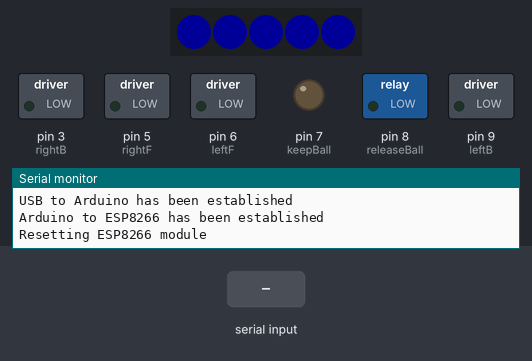
The sketch below on a simulated Arduino Uno, built with avr-gcc and run on an emulated ATmega328P. On the bench: 5 RGB LEDs in strip order, left to right, switched loads named in the sketch (green lamp = pin HIGH), output pins drawn as LEDs (lit = HIGH), the last lines printed to the serial monitor. The test bench sets the inputs (shaded band). Dim RGB values are drawn brighter than linear; the modem accepts every AT command (registered, SIM ready, sends succeed) and sends nothing else.

Above: at 0.1 s.
At 2.2 s:
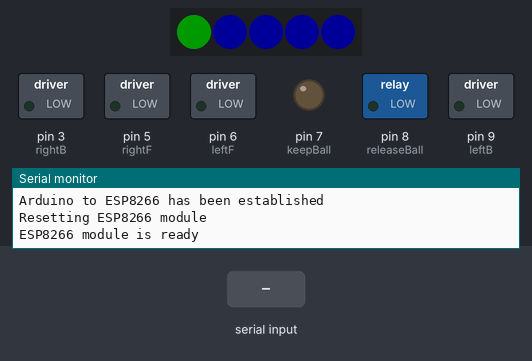
At 5.4 s:
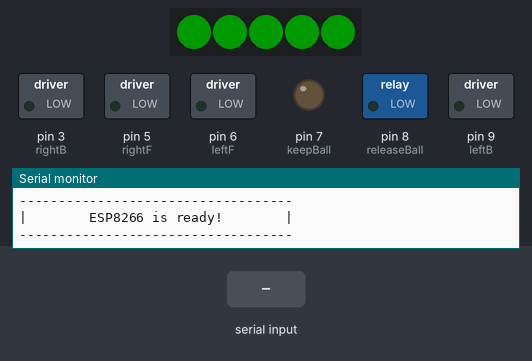
9.6 s: "x90\n" received over the second serial link
Timing chart, 0 to 12.6 s (numbered marks = the images above; inputs shaded):
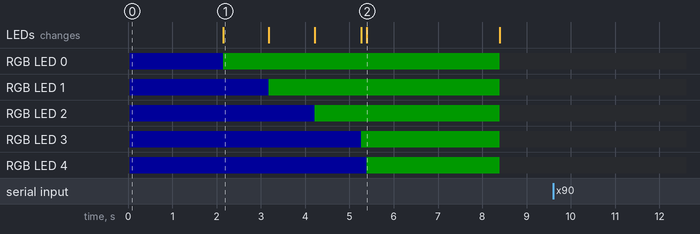

The sketch:

soccerRobot-DEMO-rog.ino
```cpp
#include <SoftwareSerial.h>
#include <Adafruit_NeoPixel.h>
SoftwareSerial esp8266(11, 10); // RX, TX
#define LED 12
Adafruit_NeoPixel strip = Adafruit_NeoPixel(5, LED, NEO_GRB + NEO_KHZ800);

uint32_t red = strip.Color(255, 0, 0);
uint32_t green = strip.Color(0, 255, 0);
uint32_t blue = strip.Color(0, 0, 255);
uint32_t none = strip.Color(0, 0, 0);

int rightB = 3;
int rightF = 5;
int leftF = 6;
int leftB = 9;
int keepBall = 7;
int releaseBall = 8;

boolean link = false;
unsigned long time = 0;

char eight;
char seven;
char six;
char five;
char four;
char three;
char two;
char one;

int dbg = 1;

void setup()
{
  pinMode(leftF, OUTPUT);
  pinMode(leftB, OUTPUT);
  pinMode(rightF, OUTPUT);
  pinMode(rightB, OUTPUT);
  pinMode(keepBall, OUTPUT);
  pinMode(releaseBall, OUTPUT);

  strip.begin();
  strip.show(); // Initialize all pixels to 'off'
  strip.setBrightness(25);

  //Serial USB connection from Arduino to USB
  Serial.begin(9600);
  debug("USB to Arduino has been established", 1);

  setColor("blue"); // Set all pixels to blue to see if a message fails or succeeds with red or green
  //Serial from Arduino to ESP8266
  esp8266.begin(9600);

  while (!esp8266); //wait for Serial to connect
  debug("Arduino to ESP8266 has been established", 1);

  // Reset the ESP8266
  debug("Resetting ESP8266 module", 1);

  // Send reset command
  esp8266.write("AT+RST\r\n");
  if(esp8266.available()) {
    delay(1000); // Give time for the module to reset
    String dataBack = esp8266.readString();
    debug("Found this: ", 2);
    debug(dataBack, 2);

    int okay = -1;
    okay = dataBack.indexOf("OK");
    //Serial.print("okay value: ");
    //Serial.println(okay);

    if(okay >= 0) {
      debug("ESP8266 module is ready", 1);
      strip.setPixelColor(0, green);
      strip.show();
    } else {
      debug("ESP8266 module is not ready", 1);
      strip.setPixelColor(0, red);
      strip.show();
      while (1);
    }
  }

  // Set wifi mode to soft access point
  esp8266.write("AT+CWMODE=3\r\n");
  if(esp8266.available()) {
    String dataBack = esp8266.readString();
    debug("Found this: ", 2);
    debug(dataBack, 2);

    int okay = -1;
    okay = dataBack.indexOf("OK");
    //Serial.print("okay value: ");
    //Serial.println(okay);
    int nochange = -1;
    nochange = dataBack.indexOf("no change");
    //Serial.print("no change value: ");
    //Serial.println(nochange);


    if(okay >= 0 || nochange >= 0) {
      debug("AT+CWMODE=2 set to 2", 1);
      strip.setPixelColor(1, green);
      strip.show();
    } else {
      debug("ESP8266 AT=CWMODE=2 command did not work...", 1);
      strip.setPixelColor(1, red);
      strip.show();
      while (1);
    }
  }

  // Set connection mode to multiple
  esp8266.write("AT+CIPMUX=1\r\n");
  if(esp8266.available()) {
    String dataBack = esp8266.readString();
    debug("Found this: ", 2);
    debug(dataBack, 2);

    int okay = -1;
    okay = dataBack.indexOf("OK");
    //Serial.print("okay value: ");
    //Serial.println(okay);

    if(okay >= 0) {
      debug("AT+CIPMUX=1 set to 1", 1);
      strip.setPixelColor(2, green);
      strip.show();
    } else {
      debug("ESP8266 AT+CIPMUX=1 command did not work...", 1);
      strip.setPixelColor(2, red);
      strip.show();
      while (1);
    }
  }

  // Starting the web server
  esp8266.write("AT+CIPSERVER=1,4242\r\n");
  if(esp8266.available()) {
    String dataBack = esp8266.readString();
    debug("Found this: ", 2);
    debug(dataBack, 2);

    int okay = -1;
    okay = dataBack.indexOf("OK");
    //Serial.print("okay value: ");
    //Serial.println(okay);

    if(okay >= 0) {
      debug("Server started on port 4242", 1);
      strip.setPixelColor(3, green);
      strip.show();
    } else {
      debug("ESP8266 AT+CIPSERVER=1,4242 command did not work...", 1);
      strip.setPixelColor(3, red);
      strip.show();
      while (1);
    }
  }

  debug("-----------------------------------", 1);
  debug("|        ESP8266 is ready!        |", 1);
  debug("-----------------------------------", 1);
  strip.setPixelColor(4, green);
  strip.show();
  delay(3000);
  setColor("none");
  strip.show();
}

void loop()
{
  if(esp8266.available()) {
    checkDirButtons();
  }
}

void checkDirButtons() {
  char c = esp8266.read();

  if(c == 'x') {

    //Serial.print("Time: ");
    //Serial.println(time);

    String leftString = "aaaa";
    leftString.setCharAt(0, one);
    leftString.setCharAt(1, two);
    leftString.setCharAt(2, three);
    leftString.setCharAt(3, four);
    int leftPower = leftString.toInt();

    String rightString = "aaaa";
    rightString.setCharAt(0, five);
    rightString.setCharAt(1, six);
    rightString.setCharAt(2, seven);
    rightString.setCharAt(3, eight);
    int rightPower = rightString.toInt();

    Serial.print("Left power: ");
    Serial.println(leftPower);
    Serial.print("Right power: ");
    Serial.println(rightPower);

    if(leftPower > 0 && leftPower <=255) {
      digitalWrite(leftB, LOW);
      analogWrite(leftF, leftPower);
    } else if(leftPower == 0) {
      digitalWrite(leftF, LOW);
      digitalWrite(leftB, LOW);
    } else if(leftPower < 0 && leftPower >= -255) {
      digitalWrite(leftF, LOW);
      int posLeftPower = abs(leftPower);
      analogWrite(leftB, posLeftPower);
    }

    if(rightPower > 0 && rightPower <=255) {
      digitalWrite(rightB, LOW);
      analogWrite(rightF, rightPower);
    } else if(rightPower == 0) {
      digitalWrite(rightF, LOW);
      digitalWrite(rightB, LOW);
    } else if(rightPower < 0 && rightPower >= -255) {
      digitalWrite(rightF, LOW);
      int posRightPower = abs(rightPower);
      analogWrite(rightB, posRightPower);
    }
  }

  if(six == 'L' && seven == 'i' && eight == 'n' && c == 'k') {
    Serial.println("LINKED UP FAM!");
    strip.setPixelColor(1, green);
    strip.show();
    link = true;
  } else if(six == 'l' && seven == 'i' && eight == 'n' && c == 'k') {
    Serial.println("UNLINKED boi");
    strip.setPixelColor(1, red);
    strip.show();
    link = false;
  }

  //grab the last 8 chars
  one = two;
  two = three;
  three = four;
  four = five;
  five = six;
  six = seven;
  seven = eight;
  eight = c;
}

void debug(String message, int importance) {
  if(importance <= dbg) {
    Serial.println(message);
    Serial.flush();
  }
}

void setColor(String color) {
  if(color == "red") {
    for(int a = 0; a < 5; a++) {
      strip.setPixelColor(a, red);
    }
    strip.show();
  } else if(color == "green") {
    for(int a = 0; a < 5; a++) {
      strip.setPixelColor(a, green);
    }
    strip.show();
  } else if(color == "blue") {
    for(int a = 0; a < 5; a++) {
      strip.setPixelColor(a, blue);
    }
    strip.show();
  } else if(color == "none") {
    for(int a = 0; a < 5; a++) {
      strip.setPixelColor(a, none);
    }
    strip.show();
  }
}
```

Measured:
- what the display in image 1 shows lasts 1.1 s, from 2.1 s to 3.2 s
- what the display in image 2 shows lasts 3.0 s, from 5.4 s to 8.4 s
